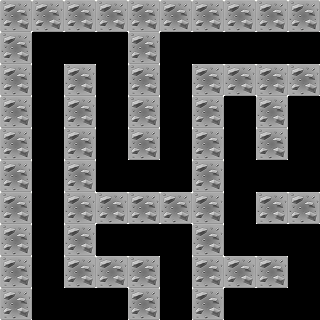

A level layout from a 2D game, rendered from its tile map. Below: a short description, then the map file with its tile-grid data intact:
An orthogonal 10x10 tile map with 32x32 px tiles, 1 tile layer (Kachelebene 1), 3 tilesets.

<map version="1.0" tiledversion="2018.07.13" orientation="orthogonal" renderorder="right-down" width="10" height="10" tilewidth="32" tileheight="32" infinite="0" nextlayerid="33" nextobjectid="1">
 <tileset firstgid="1" name="rocky01" tilewidth="32" tileheight="32" tilecount="1" columns="1">
  <image source="textures/wall_1.png" width="32" height="32" />
  <tile id="0">
   <properties>
    <property name="Wand" value="" />
   </properties>
  </tile>
 </tileset>
 <tileset firstgid="0" name="BodenStadt" tilewidth="32" tileheight="32" tilecount="1" columns="1">
  <image source="textures/floor_city.png" width="32" height="32" />
 </tileset>
 <tileset firstgid="2" name="FinishFlag" tilewidth="32" tileheight="32" tilecount="1" columns="1">
   <image source="textures/finish_flag.png" width="32" height="32" />
   <tile id="0">
    <properties>
     <property name="Ziel" value="" />
    </properties>
   </tile>
  </tileset>
 <layer id="32" name="Kachelebene 1" width="13" height="13">
  <data encoding="csv">1,1,1,1,1,1,1,1,1,1,1,2,1,
1,0,0,0,1,0,0,0,0,0,0,0,1,
1,0,1,0,1,0,1,1,1,1,1,0,1,
1,0,1,0,1,0,1,0,1,0,0,0,1,
1,0,1,0,1,0,1,0,1,0,1,1,1,
1,0,1,0,0,0,1,0,0,0,1,0,1,
1,0,1,1,1,1,1,0,1,1,1,0,1,
1,0,1,0,0,0,1,0,0,0,1,0,1,
1,0,1,1,1,0,1,1,1,0,1,0,1,
1,0,0,0,1,0,1,0,0,0,1,0,1,
1,0,1,1,1,0,1,0,1,1,1,0,1,
1,0,0,0,0,0,1,0,0,0,0,0,1,
1,1,1,1,1,1,1,1,1,1,1,1,1,
</data>
 </layer>
</map>
